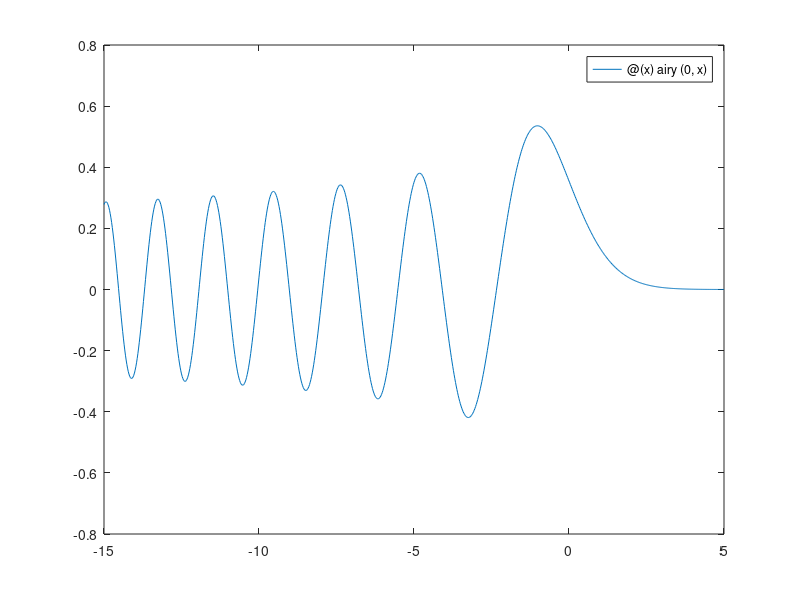

The MATLAB script that drew this image: (Note: this script raises an error after producing the figure.)
%%
% We will compare the finite difference (2nd order) and Chebyshev
% collocation methods on the linear equation, $u''-xu=0$, for which MATLAB
% has a built-in exact solution.
exact = @(x) airy(0,x);
a = -15;  b = 5;
fplot(exact,[a,b])

%%
% In order to make the fairest possible comparison, we will use sparse
% matrices in the finite difference discretizations, in order to exploit
% the banded structure of the linear algebra system, and measure running
% time instead of showing convergence as a function of $n$.
n_ = [400:200:2000 2500:500:5000]';
FD_error = 0*n_;  FD_time = 0*n_;

for k = 1:length(n_)
    n = n_(k); 
    [x,Dx,Dxx] = diffmats(a,b,n);
    I = speye(n+1);
    E = I(2:n,:);

    A = sparse( Dxx - diag(x) );
    Z = [ I(:,1)'; E*A; I(:,n+1)' ];
    s = [ exact(a); zeros(n-1,1); exact(b) ];
    tic,  u = Z\s;  FD_time(k) = toc;   
    FD_error(k) = norm(exact(x)-u,inf);
end

loglog(FD_time,FD_error,'.-')

%%
% Both the running time and the error convergence are asymptotically powers
% of $n$, so we see roughly a straight line on the log--log scale.

%%
% The Chebyshev collocation method has no sparse structure to exploit.
n_ = (40:5:100)';
Cheb_error = 0*n_;   Cheb_time = 0*n_;

for k = 1:length(n_)
    n = n_(k); 
    [x,Dx,Dxx] = diffcheb(n,[a,b]);
    I = eye(n+1);
    E = I(2:n,:);

    A = Dxx - diag(x);
    Z = [ I(:,1)'; E*A; I(:,n+1)' ];
    s = [ exact(a); zeros(n-1,1); exact(b) ];
    tic,  u = Z\s;  Cheb_time(k) = toc;   
    Cheb_error(k) = norm(exact(x)-u,inf);
end

hold on, loglog(Cheb_time,Cheb_error,'.-')
legend('Finite diffs','Chebyshev','location','southeast')

%%
% The lack of sparsity is much more than compensated for by the spectral
% convergence rate. The $n$ needed by Chebyshev collocation is so small
% that a 14-digit-accurate solution requires essentially no more time than
% a 4-digit one!
